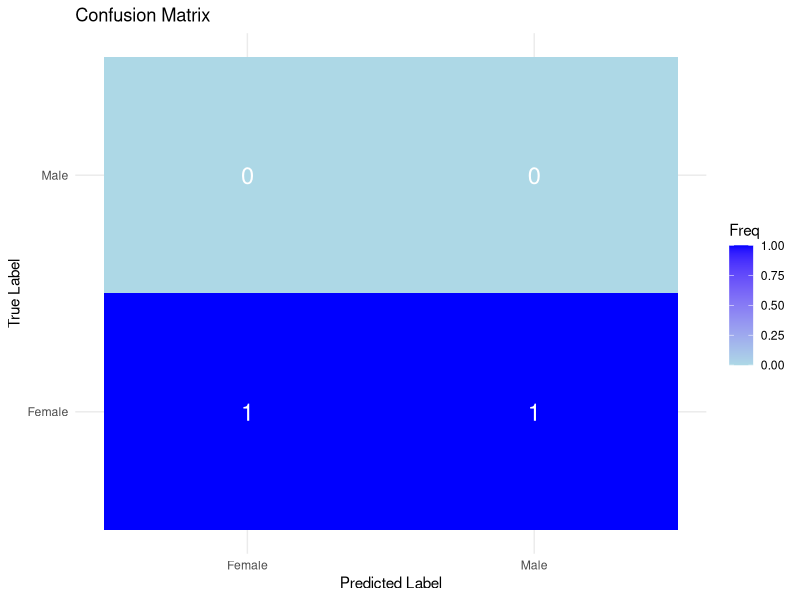
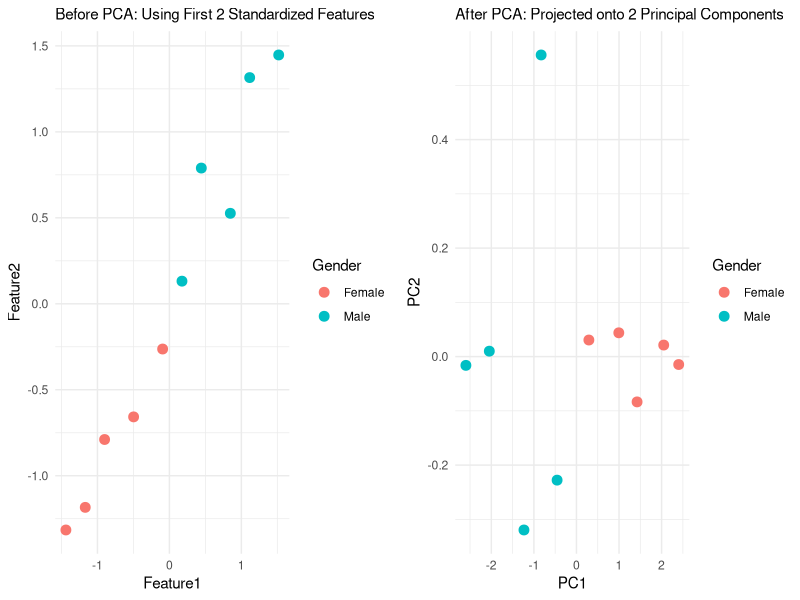

These figures' R source, in order:
## ---- chunk 1
knitr::opts_chunk$set(warning = FALSE, echo = TRUE)
## ---- chunk 2
library(caret)      # For scaling and train/test split
library(ggplot2)    # For plotting
library(gridExtra)  # For arranging plots
library(reshape2)   # For reshaping confusion matrix
library(dplyr)      # For data manipulation
## ---- chunk 3
df <- data.frame(
  Height = c(170, 165, 180, 175, 160, 172, 168, 177, 162, 158),
  Weight = c(65, 59, 75, 68, 55, 70, 62, 74, 58, 54),
  Age    = c(30, 25, 35, 28, 22, 32, 27, 33, 24, 21),
  Gender = factor(c(1, 0, 1, 1, 0, 1, 0, 1, 0, 0), labels = c("Female", "Male"))
)
df
## ---- chunk 4

X <- df %>% select(-Gender);X
y <- df$Gender;y

preProc <- preProcess(X, method = c("center", "scale"))
preProc
X_scaled <- predict(preProc, X)
X_scaled
## ---- chunk 5
pca_model <- prcomp(X_scaled, center = FALSE, scale. = FALSE)
X_pca <- pca_model$x[, 1:2]

# Train-test split (70% train, 30% test)
set.seed(42)
trainIndex <- createDataPartition(y, p = 0.7, list = FALSE)
X_train <- X_pca[trainIndex, ]
X_test  <- X_pca[-trainIndex, ]
y_train <- y[trainIndex]
y_test  <- y[-trainIndex]

# Logistic Regression Model
train_data <- data.frame(PC1 = X_train[,1], PC2 = X_train[,2], Gender = y_train)
test_data  <- data.frame(PC1 = X_test[,1],  PC2 = X_test[,2],  Gender = y_test)

model <- glm(Gender ~ ., data = train_data, family = binomial)
y_pred_prob <- predict(model, test_data, type = "response")
y_pred_prob
y_pred <- factor(ifelse(y_pred_prob > 0.5, "Male", "Female"), levels = c("Female", "Male"))
y_pred
## ---- chunk 6
cm <- confusionMatrix(y_pred, y_test)
print(cm)

# Create a heatmap-like plot
cm_table <- as.data.frame(cm$table)
colnames(cm_table) <- c("True", "Predicted", "Freq")

ggplot(cm_table, aes(x = Predicted, y = True, fill = Freq)) +
  geom_tile() +
  geom_text(aes(label = Freq), color = "white", size = 6) +
  scale_fill_gradient(low = "lightblue", high = "blue") +
  labs(title = "Confusion Matrix", x = "Predicted Label", y = "True Label") +
  theme_minimal()
## ---- chunk 7
# Before PCA: first 2 standardized features
scaled_df <- data.frame(Feature1 = X_scaled[,1], Feature2 = X_scaled[,2], Gender = y)

p1 <- ggplot(scaled_df, aes(x = Feature1, y = Feature2, color = Gender)) +
  geom_point(size = 3) +
  labs(title = "Before PCA: Using First 2 Standardized Features") +
  theme_minimal()+
  theme(plot.title = element_text(size = 11))

# After PCA
pca_df <- data.frame(PC1 = X_pca[,1], PC2 = X_pca[,2], Gender = y)

p2 <- ggplot(pca_df, aes(x = PC1, y = PC2, color = Gender)) +
  geom_point(size = 3) +
  labs(title = "After PCA: Projected onto 2 Principal Components") +
  theme_minimal()+
  theme(plot.title = element_text(size = 11))

# Arrange side by side
grid.arrange(p1, p2, ncol = 2)
